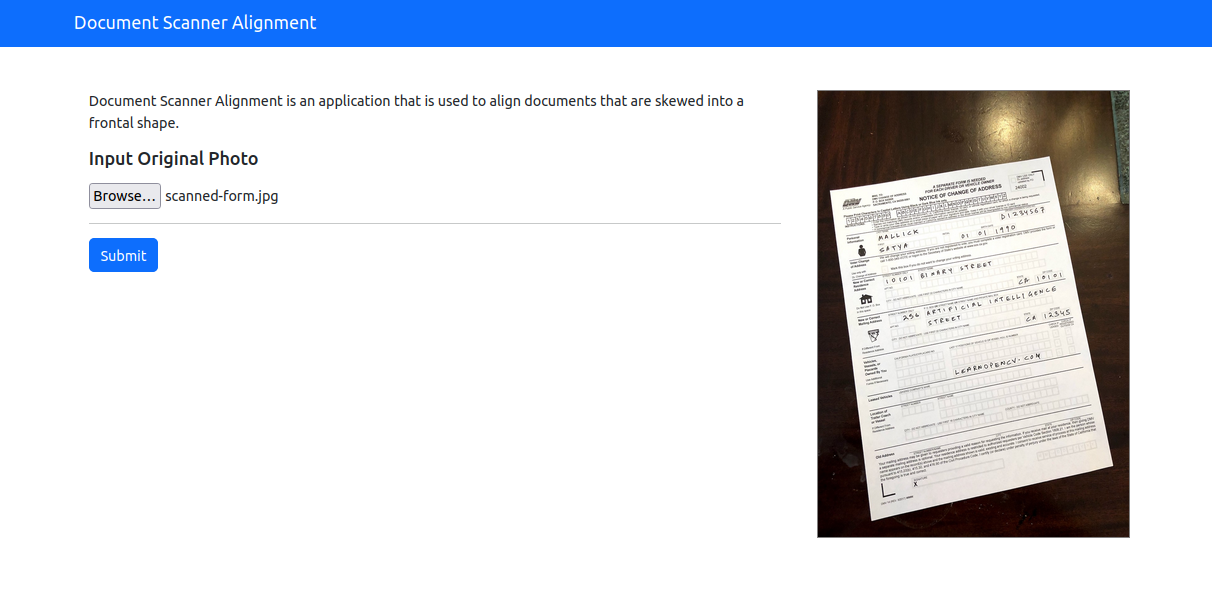
#> input picture input.png, 1212 x 595 px
$ python -i app.py   (imports and definitions only)   (older library calls are emulated)
#> lines starting #> are read from the running program, lines starting #| are printed output that depends on the picture; after the words box and inside, x2 and y2 are one past the last pixel; in counts of white or black regions, pixels touching at a corner belong together
#> further down, picture is the input picture: shape (595, 1212, 3); mean B, G, R 230.3, 220.4, 214.5
import cv2
import numpy as np
import os, shutil
from flask import Flask, render_template, request, redirect, url_for

class DocumenScanner():

    def __init___(self, image):
        self.image = self.readImage(image)

    def readImage(self, image):
        image = cv2.imread(image)
        return cv2.cvtColor(image, cv2.COLOR_BGR2RGB)

    # [7 lines left out: function resizeImage, not called in this run]

    def copyImage(self, image):
        return image.copy()

    # [14 lines left out: functions morphoOperation, grabCut, not called in this run]

    def edgeDetection(self, image):
        image_gray = cv2.cvtColor(image, cv2.COLOR_BGR2GRAY)
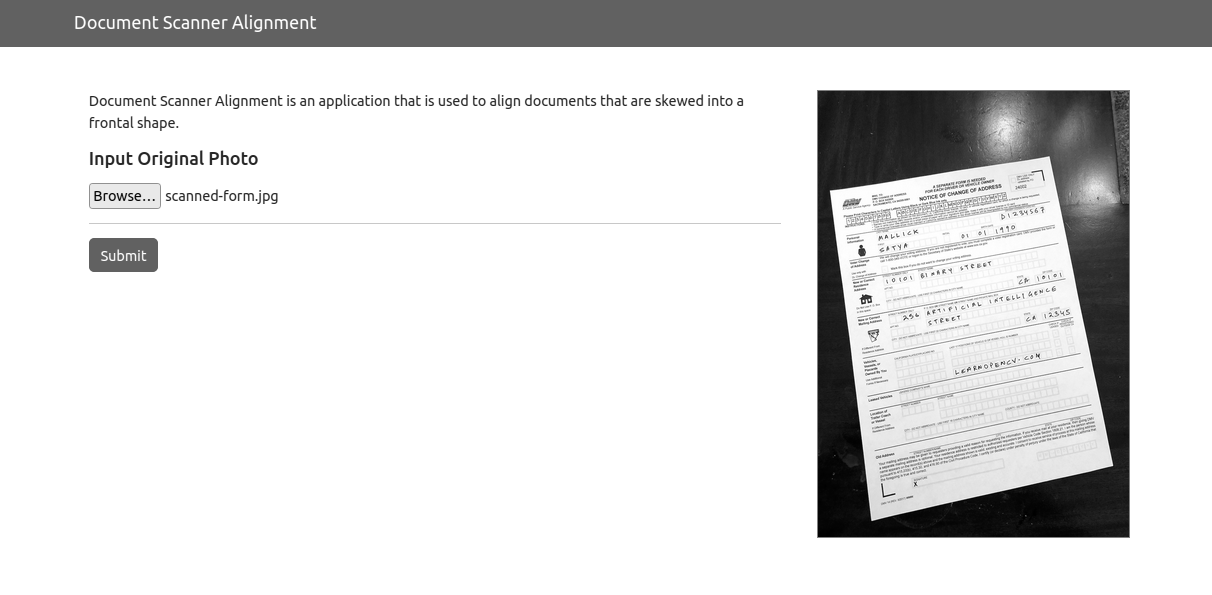
#> image_gray: shape (595, 1212); min 0, max 255, mean 219.7
        image_blur = cv2.GaussianBlur(image_gray, (11, 11), 0)
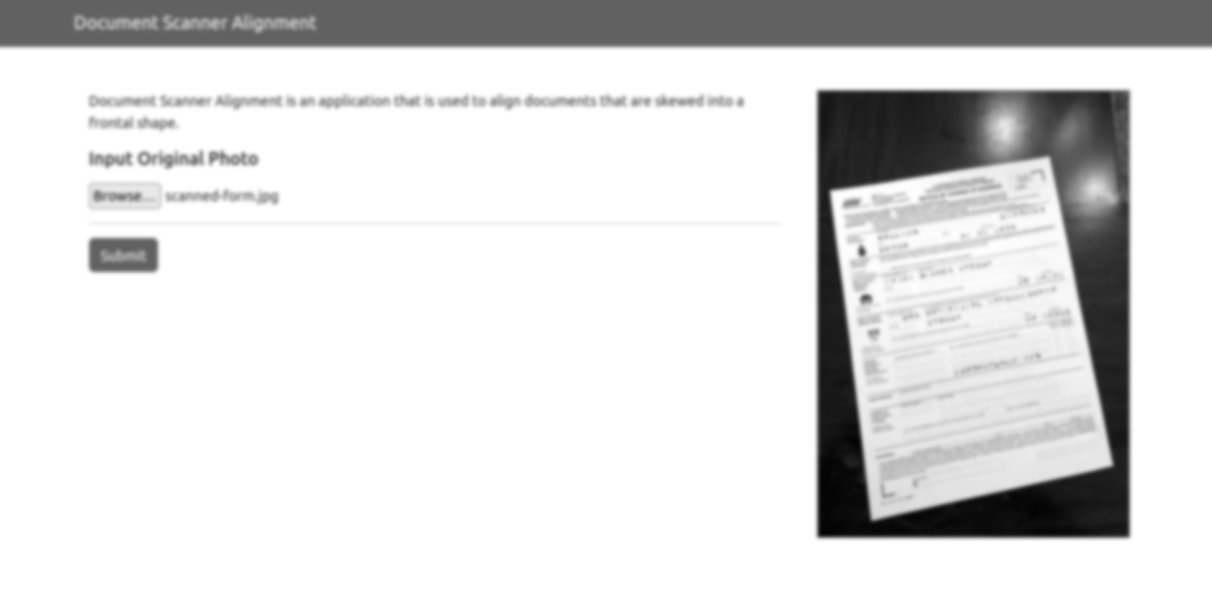
#> image_blur: shape (595, 1212); min 2, max 255, mean 219.7
        canny = cv2.Canny(image_blur, 0, 200)
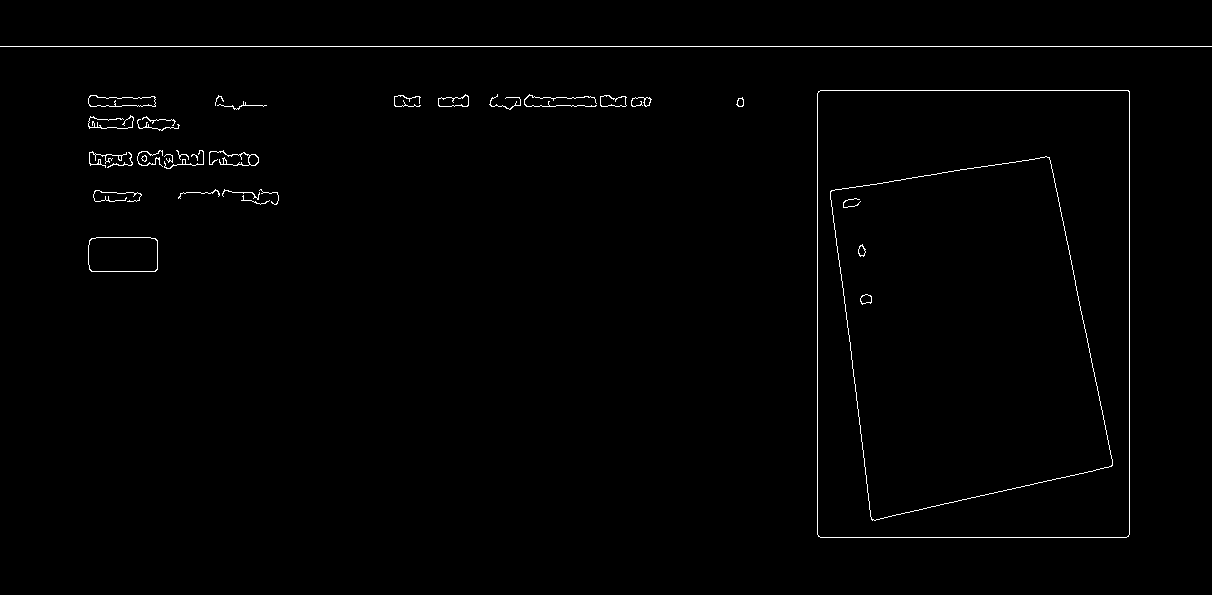
#> canny: shape (595, 1212); 0.86% white in thin lines or dots, all inside (x1, y1, x2, y2) = (0, 46, 1212, 538)
        canny = cv2.dilate(canny, cv2.getStructuringElement(cv2.MORPH_ELLIPSE, (5, 5)))
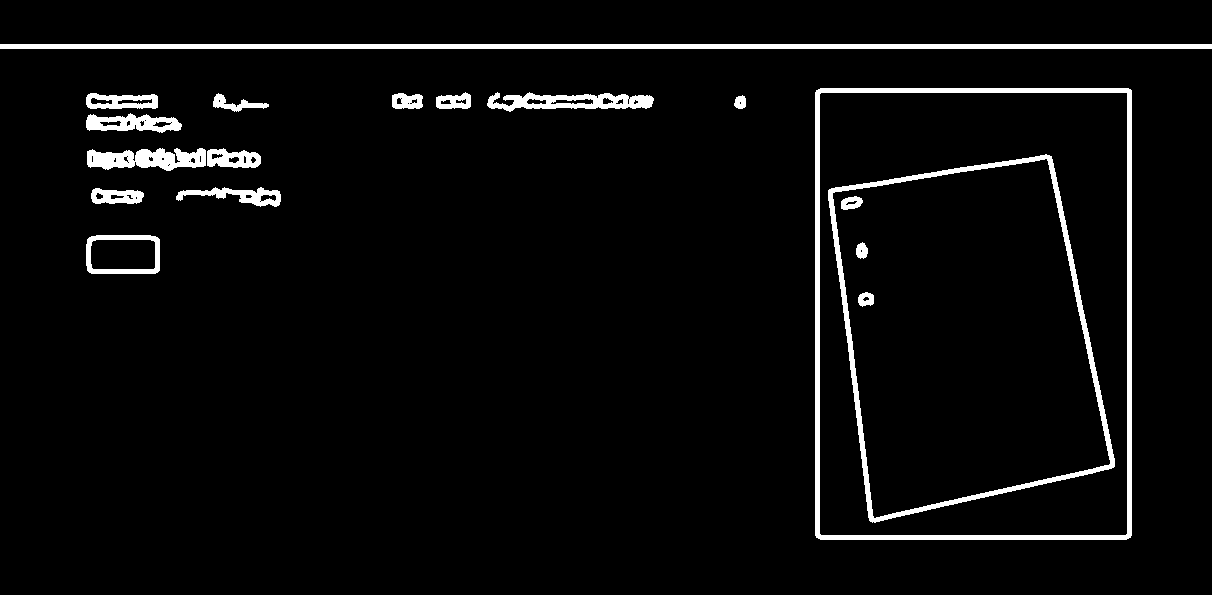
#> canny: shape (595, 1212); 4.2% white; 18 white regions, largest, box (x1, y1, x2, y2) and area: (815, 88, 1132, 540) 7559, (0, 44, 1212, 49) 6060, (828, 154, 1115, 523) 5688
        return canny

    # [45 lines left out: functions findCountour, orderPoints, findDestination, cornerDetection, getHomography, not called in this run]

    def saveImage(self, path, image):
        cv2.imwrite(path, image)

# [12 lines left out: function pipeline, not called in this run]

# [1 line not run here, left out]

# [11 lines that did not run here, left out]

# [3 lines that did not run here, left out]

# [6 lines not run here, left out]

>>> import cv2
>>> picture = cv2.imread('input.png')
>>> result = DocumenScanner().edgeDetection(picture)
